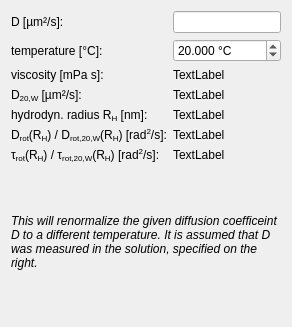
       <widget class="QWidget" name="givenD">
        <attribute name="title">
         <string>given D</string>
        </attribute>
        <layout class="QFormLayout" name="formLayout_2">
         <item row="1" column="1">
          <widget class="QFDoubleEdit" name="spinGivenDInSolution"/>
         </item>
         <item row="2" column="0">
          <widget class="QLabel" name="label_4">
           <property name="text">
            <string>temperature [°C]:</string>
           </property>
          </widget>
         </item>
         <item row="2" column="1">
          <widget class="QDoubleSpinBox" name="spinGivenDInSolutionT">
           <property name="suffix">
            <string> °C</string>
           </property>
           <property name="decimals">
            <number>3</number>
           </property>
           <property name="minimum">
            <double>-274.000000000000000</double>
           </property>
           <property name="maximum">
            <double>1000.000000000000000</double>
           </property>
           <property name="value">
            <double>20.000000000000000</double>
           </property>
          </widget>
         </item>
         <item row="4" column="0">
          <widget class="QLabel" name="label_35">
           <property name="text">
            <string>viscosity [mPa s]:</string>
           </property>
          </widget>
         </item>
         <item row="4" column="1">
          <widget class="QLabel" name="labGivenDInSolutionVisc">
           <property name="text">
            <string>TextLabel</string>
           </property>
           <property name="textFormat">
            <enum>Qt::RichText</enum>
           </property>
          </widget>
         </item>
         <item row="1" column="0">
          <widget class="QLabel" name="label_3">
           <property name="text">
            <string>D [µm²/s]:</string>
           </property>
          </widget>
         </item>
         <item row="11" column="1">
          <spacer name="verticalSpacer_2">
           <property name="orientation">
            <enum>Qt::Vertical</enum>
           </property>
           <property name="sizeHint" stdset="0">
            <size>
             <width>20</width>
             <height>40</height>
            </size>
           </property>
          </spacer>
         </item>
         <item row="10" column="0" colspan="2">
          <widget class="QLabel" name="label_34">
           <property name="text">
            <string>&lt;html&gt;&lt;head/&gt;&lt;body&gt;&lt;p&gt;&lt;span style=&quot; font-style:italic;&quot;&gt;This will renormalize the given diffusion coefficeint D to a different temperature. It is assumed that D was measured in the solution, specified on the right.&lt;/span&gt;&lt;/p&gt;&lt;/body&gt;&lt;/html&gt;</string>
           </property>
           <property name="wordWrap">
            <bool>true</bool>
           </property>
          </widget>
         </item>
         <item row="5" column="0">
          <widget class="QLabel" name="label_40">
           <property name="text">
            <string>D&lt;sub&gt;20,W&lt;/sub&gt; [µm²/s]:</string>
           </property>
          </widget>
         </item>
         <item row="9" column="0">
          <spacer name="verticalSpacer">
           <property name="orientation">
            <enum>Qt::Vertical</enum>
           </property>
           <property name="sizeHint" stdset="0">
            <size>
             <width>20</width>
             <height>40</height>
            </size>
           </property>
          </spacer>
         </item>
         <item row="5" column="1">
          <widget class="QLabel" name="labGivenDInSolutionD20W">
           <property name="text">
            <string>TextLabel</string>
           </property>
           <property name="textFormat">
            <enum>Qt::RichText</enum>
           </property>
          </widget>
         </item>
         <item row="6" column="0">
          <widget class="QLabel" name="label_41">
           <property name="text">
            <string>hydrodyn. radius R&lt;sub&gt;H&lt;/sub&gt; [nm]:</string>
           </property>
          </widget>
         </item>
         <item row="6" column="1">
          <widget class="QLabel" name="labGivenDInSolutionRH">
           <property name="text">
            <string>TextLabel</string>
           </property>
           <property name="textFormat">
            <enum>Qt::RichText</enum>
           </property>
          </widget>
         </item>
         <item row="7" column="0">
          <widget class="QLabel" name="label_42">
           <property name="text">
            <string>D&lt;sub&gt;rot&lt;/sub&gt;(R&lt;sub&gt;H&lt;/sub&gt;) / D&lt;sub&gt;rot,20,W&lt;/sub&gt;(R&lt;sub&gt;H&lt;/sub&gt;) [rad&lt;sup&gt;2&lt;/sup&gt;/s]:</string>
           </property>
          </widget>
         </item>
         <item row="8" column="0">
          <widget class="QLabel" name="label_44">
           <property name="text">
            <string>&amp;tau;&lt;sub&gt;rot&lt;/sub&gt;(R&lt;sub&gt;H&lt;/sub&gt;) / &amp;tau;&lt;sub&gt;rot,20,W&lt;/sub&gt;(R&lt;sub&gt;H&lt;/sub&gt;) [rad&lt;sup&gt;2&lt;/sup&gt;/s]:</string>
           </property>
          </widget>
         </item>
         <item row="7" column="1">
          <widget class="QLabel" name="labGivenDInSolutionDrot">
           <property name="text">
            <string>TextLabel</string>
           </property>
           <property name="textFormat">
            <enum>Qt::RichText</enum>
           </property>
          </widget>
         </item>
         <item row="8" column="1">
          <widget class="QLabel" name="labGivenDInSolutionTauRot">
           <property name="text">
            <string>TextLabel</string>
           </property>
           <property name="textFormat">
            <enum>Qt::RichText</enum>
           </property>
          </widget>
         </item>
        </layout>
       </widget>
